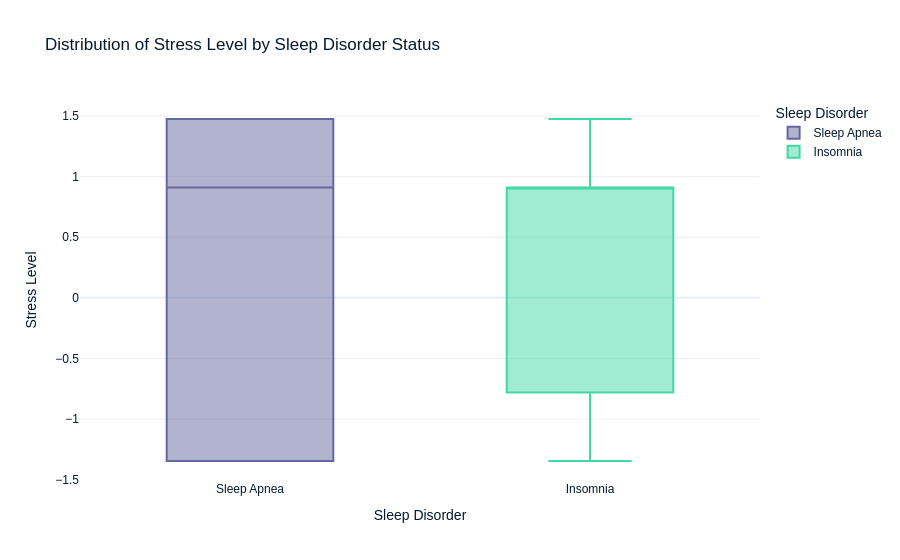

The code cell stored with this chart in its notebook:
### Code cell
# Plot distribution of stress level by sleep disorder status
fig = px.box(model_df, x='Sleep Disorder', y='Stress Level', color='Sleep Disorder',
             title='Distribution of Stress Level by Sleep Disorder Status')
fig.show()

### Figure 1 — Plotly figure (JSON) as saved in the notebook; plotly's stock layout.template omitted (floating-point values rounded to 4 significant figures)
{"data": [{"alignmentgroup": "True", "hovertemplate": "Sleep Disorder=%{x}<br>Stress Level=%{y}<extra></extra>", "legendgroup": "Sleep Apnea", "marker": {"color": "#6568a0"}, "name": "Sleep Apnea", "notched": false, "offsetgroup": "Sleep Apnea", "orientation": "v", "showlegend": true, "x": ["Sleep Apnea", "Sleep Apnea", "Sleep Apnea", "Sleep Apnea", "Sleep Apnea", "Sleep Apnea", "Sleep Apnea", "Sleep Apnea", "Sleep Apnea", "Sleep Apnea", "Sleep Apnea", "Sleep Apnea", "Sleep Apnea", "Sleep Apnea", "Sleep Apnea", "Sleep Apnea", "Sleep Apnea", "Sleep Apnea", "Sleep Apnea", "Sleep Apnea", "Sleep Apnea", "Sleep Apnea", "Sleep Apnea", "Sleep Apnea", "Sleep Apnea", "Sleep Apnea", "Sleep Apnea", "Sleep Apnea", "Sleep Apnea", "Sleep Apnea", "Sleep Apnea", "Sleep Apnea", "Sleep Apnea", "Sleep Apnea", "Sleep Apnea", "Sleep Apnea", "Sleep Apnea", "Sleep Apnea", "Sleep Apnea", "Sleep Apnea", "Sleep Apnea", "Sleep Apnea", "Sleep Apnea", "Sleep Apnea", "Sleep Apnea", "Sleep Apnea", "Sleep Apnea", "Sleep Apnea", "Sleep Apnea", "Sleep Apnea", "Sleep Apnea", "Sleep Apnea", "Sleep Apnea", "Sleep Apnea", "Sleep Apnea", "Sleep Apnea", "Sleep Apnea", "Sleep Apnea", "Sleep Apnea", "Sleep Apnea", "Sleep Apnea", "Sleep Apnea", "Sleep Apnea", "Sleep Apnea", "Sleep Apnea", "Sleep Apnea", "Sleep Apnea", "Sleep Apnea", "Sleep Apnea", "Sleep Apnea", "Sleep Apnea", "Sleep Apnea", "Sleep Apnea", "Sleep Apnea", "Sleep Apnea", "Sleep Apnea", "Sleep Apnea", "Sleep Apnea"], "x0": " ", "xaxis": "x", "y": [1.476, 1.476, 0.9113, 1.476, 0.9113, 0.347, 1.476, 1.476, -0.2173, 0.9113, -0.7816, -0.2173, -0.2173, 0.9113, 0.9113, -0.2173, 0.9113, 1.476, 1.476, 1.476, 1.476, 1.476, 1.476, 1.476, 1.476, 1.476, -1.346, -1.346, 1.476, 1.476, 1.476, 1.476, 1.476, 1.476, 1.476, 1.476, 1.476, 1.476, 1.476, 1.476, 1.476, 1.476, 1.476, 1.476, 1.476, 1.476, 1.476, 1.476, -0.7816, -0.7816, -1.346, -1.346, -1.346, -1.346, -1.346, -1.346, -1.346, -1.346, -1.346, -1.346, -1.346, -1.346, -1.346, -1.346, -1.346, -1.346, -1.346, -1.346, -1.346, -1.346, -1.346, -1.346, -1.346, -1.346, -1.346, -1.346, -1.346, -1.346], "y0": " ", "yaxis": "y", "type": "box"}, {"alignmentgroup": "True", "hovertemplate": "Sleep Disorder=%{x}<br>Stress Level=%{y}<extra></extra>", "legendgroup": "Insomnia", "marker": {"color": "#43d7a4"}, "name": "Insomnia", "notched": false, "offsetgroup": "Insomnia", "orientation": "v", "showlegend": true, "x": ["Insomnia", "Insomnia", "Insomnia", "Insomnia", "Insomnia", "Insomnia", "Insomnia", "Insomnia", "Insomnia", "Insomnia", "Insomnia", "Insomnia", "Insomnia", "Insomnia", "Insomnia", "Insomnia", "Insomnia", "Insomnia", "Insomnia", "Insomnia", "Insomnia", "Insomnia", "Insomnia", "Insomnia", "Insomnia", "Insomnia", "Insomnia", "Insomnia", "Insomnia", "Insomnia", "Insomnia", "Insomnia", "Insomnia", "Insomnia", "Insomnia", "Insomnia", "Insomnia", "Insomnia", "Insomnia", "Insomnia", "Insomnia", "Insomnia", "Insomnia", "Insomnia", "Insomnia", "Insomnia", "Insomnia", "Insomnia", "Insomnia", "Insomnia", "Insomnia", "Insomnia", "Insomnia", "Insomnia", "Insomnia", "Insomnia", "Insomnia", "Insomnia", "Insomnia", "Insomnia", "Insomnia", "Insomnia", "Insomnia", "Insomnia", "Insomnia", "Insomnia", "Insomnia", "Insomnia", "Insomnia", "Insomnia", "Insomnia", "Insomnia", "Insomnia", "Insomnia", "Insomnia", "Insomnia", "Insomnia"], "x0": " ", "xaxis": "x", "y": [1.476, 0.9113, 0.9113, 0.9113, 1.476, -0.7816, 0.9113, -0.2173, 0.9113, -0.2173, 0.9113, -0.7816, 0.9113, -0.7816, 0.9113, -0.7816, 0.9113, 0.9113, 0.9113, 0.9113, 0.9113, 0.9113, 0.9113, 0.9113, 0.9113, 0.9113, -0.2173, -0.2173, -0.7816, 0.9113, 0.9113, 0.9113, -0.7816, 0.9113, -0.7816, 0.9113, -0.7816, 0.9113, -0.7816, 0.9113, -0.7816, 0.9113, -0.7816, 0.9113, 0.9113, -0.7816, 0.9113, 0.9113, -0.7816, 0.9113, 0.9113, -0.7816, 0.9113, -0.7816, 0.9113, 0.9113, 0.347, 0.347, -0.7816, -0.7816, -0.7816, -0.7816, -0.7816, -0.7816, -0.7816, -0.7816, -0.7816, -0.2173, -0.2173, 1.476, 0.9113, 0.9113, 0.9113, 0.9113, 0.9113, 0.9113, -1.346], "y0": " ", "yaxis": "y", "type": "box"}], "layout": {"xaxis": {"anchor": "y", "domain": [0, 1], "title": {"text": "Sleep Disorder"}, "categoryorder": "array", "categoryarray": ["Sleep Apnea", "Insomnia"]}, "yaxis": {"anchor": "x", "domain": [0, 1], "title": {"text": "Stress Level"}}, "legend": {"title": {"text": "Sleep Disorder"}, "tracegroupgap": 0}, "title": {"text": "Distribution of Stress Level by Sleep Disorder Status"}, "boxmode": "overlay"}}
